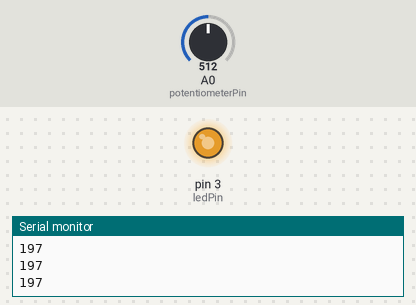
Bench run of a sketch on a simulated Arduino Uno, built with avr-gcc and run on an emulated ATmega328P. Shown: output pins drawn as LEDs (lit = HIGH), the last lines printed to the serial monitor. Inputs (shaded band) come from the test bench; at power-on: A0 (potentiometerPin) = 512.

Above: at 1.2 s.
1.3 s: A0 (potentiometerPin) set to 716
At 2.5 s:
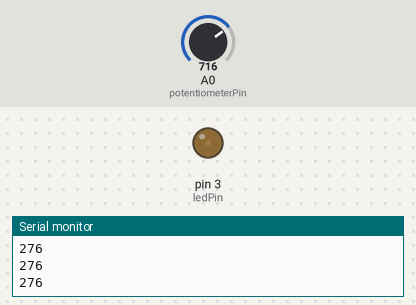
2.8 s: A0 (potentiometerPin) set to 900
At 3.7 s:
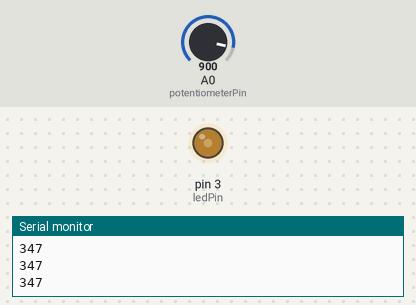
4.3 s: A0 (potentiometerPin) set to 1023
At 4.8 s:
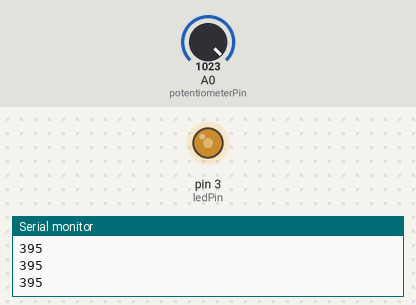
5.8 s: A0 (potentiometerPin) set to 0
At 7.0 s:
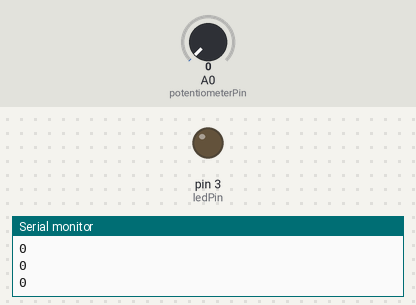
7.3 s: A0 (potentiometerPin) set to 511
At 8.3 s:
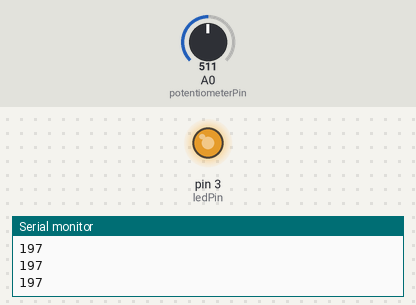
Timing chart, 0 to 9.8 s (numbered marks = the images above; inputs shaded):
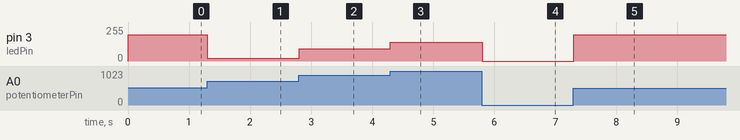

The sketch:

ledControll.ino
```cpp
const int ledPin = 3;
const int potentiometerPin = A0;
int analogValue = 0;

void setup()
{
    Serial.begin(9600);
    // pinMode(ledPin, INPUT);
}

void loop()
{
    analogValue = analogRead(potentiometerPin);
    analogValue = map(analogValue, 0, 660, 0, 255);
    analogWrite(ledPin, analogValue);

    Serial.println(analogValue);
}
```

Measured:
- after the input at 1.3 s, pin 3 (ledPin): 197/255 → 20/255 at once
- after the input at 2.8 s, pin 3 (ledPin): 20/255 → 91/255 at once
- after the input at 4.3 s, pin 3 (ledPin): 91/255 → 139/255 at once
- after the input at 5.8 s, pin 3 (ledPin): 139/255 → 0/255 at once
- after the input at 7.3 s, pin 3 (ledPin): 0/255 → 197/255 at once
